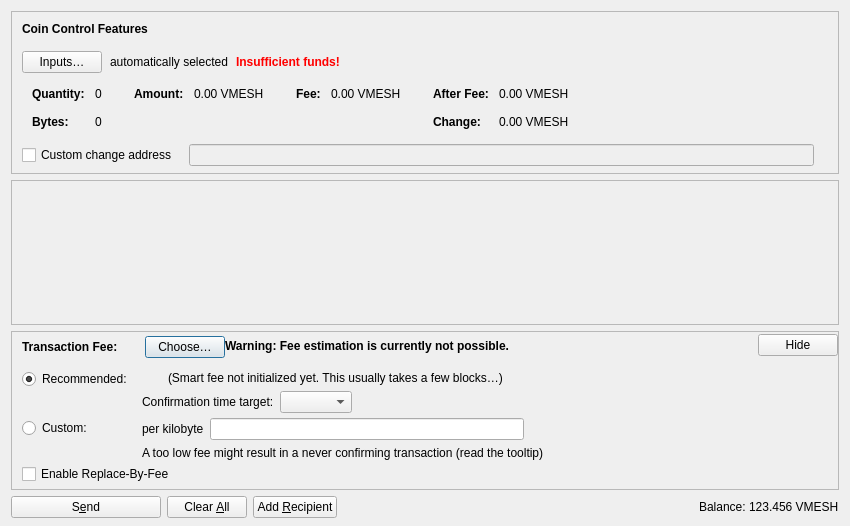
<?xml version="1.0" encoding="UTF-8"?>
<ui version="4.0">
 <class>SendCoinsDialog</class>
 <widget class="QDialog" name="SendCoinsDialog">
  <property name="geometry">
   <rect>
    <x>0</x>
    <y>0</y>
    <width>850</width>
    <height>526</height>
   </rect>
  </property>
  <property name="windowTitle">
   <string>Send Coins</string>
  </property>
  <layout class="QVBoxLayout" name="verticalLayout" stretch="0,1,0,0">
   <property name="bottomMargin">
    <number>8</number>
   </property>
   <item>
    <widget class="QFrame" name="frameCoinControl">
     <property name="sizePolicy">
      <sizepolicy hsizetype="Expanding" vsizetype="Expanding">
       <horstretch>0</horstretch>
       <verstretch>0</verstretch>
      </sizepolicy>
     </property>
     <property name="maximumSize">
      <size>
       <width>16777215</width>
       <height>16777215</height>
      </size>
     </property>
     <property name="frameShape">
      <enum>QFrame::StyledPanel</enum>
     </property>
     <property name="frameShadow">
      <enum>QFrame::Sunken</enum>
     </property>
     <layout class="QVBoxLayout" name="verticalLayoutCoinControl2">
      <property name="spacing">
       <number>0</number>
      </property>
      <property name="leftMargin">
       <number>0</number>
      </property>
      <property name="topMargin">
       <number>0</number>
      </property>
      <property name="rightMargin">
       <number>0</number>
      </property>
      <property name="bottomMargin">
       <number>6</number>
      </property>
      <item>
       <layout class="QVBoxLayout" name="verticalLayoutCoinControl" stretch="0,0,0,0,1">
        <property name="spacing">
         <number>0</number>
        </property>
        <property name="leftMargin">
         <number>10</number>
        </property>
        <property name="topMargin">
         <number>10</number>
        </property>
        <item>
         <layout class="QHBoxLayout" name="horizontalLayoutCoinControl1">
          <property name="bottomMargin">
           <number>15</number>
          </property>
          <item>
           <widget class="QLabel" name="labelCoinControlFeatures">
            <property name="sizePolicy">
             <sizepolicy hsizetype="Preferred" vsizetype="Maximum">
              <horstretch>0</horstretch>
              <verstretch>0</verstretch>
             </sizepolicy>
            </property>
            <property name="font">
             <font>
              <weight>75</weight>
              <bold>true</bold>
             </font>
            </property>
            <property name="styleSheet">
             <string notr="true">font-weight:bold;</string>
            </property>
            <property name="text">
             <string>Coin Control Features</string>
            </property>
           </widget>
          </item>
         </layout>
        </item>
        <item>
         <layout class="QHBoxLayout" name="horizontalLayoutCoinControl2" stretch="0,0,0,0">
          <property name="spacing">
           <number>8</number>
          </property>
          <property name="bottomMargin">
           <number>10</number>
          </property>
          <item>
           <widget class="QPushButton" name="pushButtonCoinControl">
            <property name="styleSheet">
             <string notr="true"/>
            </property>
            <property name="text">
             <string>Inputs…</string>
            </property>
            <property name="autoDefault">
             <bool>false</bool>
            </property>
           </widget>
          </item>
          <item>
           <widget class="QLabel" name="labelCoinControlAutomaticallySelected">
            <property name="text">
             <string>automatically selected</string>
            </property>
            <property name="margin">
             <number>5</number>
            </property>
           </widget>
          </item>
          <item>
           <widget class="QLabel" name="labelCoinControlInsuffFunds">
            <property name="font">
             <font>
              <weight>75</weight>
              <bold>true</bold>
             </font>
            </property>
            <property name="styleSheet">
             <string notr="true">color:red;font-weight:bold;</string>
            </property>
            <property name="text">
             <string>Insufficient funds!</string>
            </property>
            <property name="margin">
             <number>5</number>
            </property>
           </widget>
          </item>
          <item>
           <spacer name="horizontalSpacerCoinControl">
            <property name="orientation">
             <enum>Qt::Horizontal</enum>
            </property>
            <property name="sizeHint" stdset="0">
             <size>
              <width>40</width>
              <height>1</height>
             </size>
            </property>
           </spacer>
          </item>
         </layout>
        </item>
        <item>
         <widget class="QWidget" name="widgetCoinControl" native="true">
          <property name="sizePolicy">
           <sizepolicy hsizetype="Preferred" vsizetype="Preferred">
            <horstretch>0</horstretch>
            <verstretch>0</verstretch>
           </sizepolicy>
          </property>
          <property name="minimumSize">
           <size>
            <width>0</width>
            <height>0</height>
           </size>
          </property>
          <property name="styleSheet">
           <string notr="true"/>
          </property>
          <layout class="QHBoxLayout" name="horizontalLayoutCoinControl5">
           <property name="leftMargin">
            <number>0</number>
           </property>
           <property name="topMargin">
            <number>0</number>
           </property>
           <property name="rightMargin">
            <number>0</number>
           </property>
           <property name="bottomMargin">
            <number>0</number>
           </property>
           <item>
            <layout class="QHBoxLayout" name="horizontalLayoutCoinControl3" stretch="0,0,0,1">
             <property name="spacing">
              <number>20</number>
             </property>
             <property name="topMargin">
              <number>0</number>
             </property>
             <property name="bottomMargin">
              <number>10</number>
             </property>
             <item>
              <layout class="QFormLayout" name="formLayoutCoinControl1">
               <property name="labelAlignment">
                <set>Qt::AlignLeft|Qt::AlignVCenter</set>
               </property>
               <property name="horizontalSpacing">
                <number>10</number>
               </property>
               <property name="verticalSpacing">
                <number>14</number>
               </property>
               <property name="leftMargin">
                <number>10</number>
               </property>
               <property name="topMargin">
                <number>4</number>
               </property>
               <property name="rightMargin">
                <number>6</number>
               </property>
               <item row="0" column="0">
                <widget class="QLabel" name="labelCoinControlQuantityText">
                 <property name="font">
                  <font>
                   <weight>75</weight>
                   <bold>true</bold>
                  </font>
                 </property>
                 <property name="text">
                  <string>Quantity:</string>
                 </property>
                 <property name="margin">
                  <number>0</number>
                 </property>
                </widget>
               </item>
               <item row="0" column="1">
                <widget class="QLabel" name="labelCoinControlQuantity">
                 <property name="cursor">
                  <cursorShape>IBeamCursor</cursorShape>
                 </property>
                 <property name="contextMenuPolicy">
                  <enum>Qt::ActionsContextMenu</enum>
                 </property>
                 <property name="text">
                  <string notr="true">0</string>
                 </property>
                 <property name="margin">
                  <number>0</number>
                 </property>
                 <property name="textInteractionFlags">
                  <set>Qt::LinksAccessibleByMouse|Qt::TextSelectableByKeyboard|Qt::TextSelectableByMouse</set>
                 </property>
                </widget>
               </item>
               <item row="1" column="0">
                <widget class="QLabel" name="labelCoinControlBytesText">
                 <property name="font">
                  <font>
                   <weight>75</weight>
                   <bold>true</bold>
                  </font>
                 </property>
                 <property name="text">
                  <string>Bytes:</string>
                 </property>
                </widget>
               </item>
               <item row="1" column="1">
                <widget class="QLabel" name="labelCoinControlBytes">
                 <property name="cursor">
                  <cursorShape>IBeamCursor</cursorShape>
                 </property>
                 <property name="contextMenuPolicy">
                  <enum>Qt::ActionsContextMenu</enum>
                 </property>
                 <property name="text">
                  <string notr="true">0</string>
                 </property>
                 <property name="textInteractionFlags">
                  <set>Qt::LinksAccessibleByMouse|Qt::TextSelectableByKeyboard|Qt::TextSelectableByMouse</set>
                 </property>
                </widget>
               </item>
              </layout>
             </item>
             <item>
              <layout class="QFormLayout" name="formLayoutCoinControl2">
               <property name="horizontalSpacing">
                <number>10</number>
               </property>
               <property name="verticalSpacing">
                <number>14</number>
               </property>
               <property name="leftMargin">
                <number>6</number>
               </property>
               <property name="topMargin">
                <number>4</number>
               </property>
               <property name="rightMargin">
                <number>6</number>
               </property>
               <item row="0" column="0">
                <widget class="QLabel" name="labelCoinControlAmountText">
                 <property name="font">
                  <font>
                   <weight>75</weight>
                   <bold>true</bold>
                  </font>
                 </property>
                 <property name="text">
                  <string>Amount:</string>
                 </property>
                 <property name="margin">
                  <number>0</number>
                 </property>
                </widget>
               </item>
               <item row="0" column="1">
                <widget class="QLabel" name="labelCoinControlAmount">
                 <property name="cursor">
                  <cursorShape>IBeamCursor</cursorShape>
                 </property>
                 <property name="contextMenuPolicy">
                  <enum>Qt::ActionsContextMenu</enum>
                 </property>
                 <property name="text">
                  <string notr="true">0.00 VMESH</string>
                 </property>
                 <property name="textInteractionFlags">
                  <set>Qt::LinksAccessibleByMouse|Qt::TextSelectableByKeyboard|Qt::TextSelectableByMouse</set>
                 </property>
                </widget>
               </item>
              </layout>
             </item>
             <item>
              <layout class="QFormLayout" name="formLayoutCoinControl3">
               <property name="horizontalSpacing">
                <number>10</number>
               </property>
               <property name="verticalSpacing">
                <number>14</number>
               </property>
               <property name="leftMargin">
                <number>6</number>
               </property>
               <property name="topMargin">
                <number>4</number>
               </property>
               <property name="rightMargin">
                <number>6</number>
               </property>
               <item row="0" column="0">
                <widget class="QLabel" name="labelCoinControlFeeText">
                 <property name="font">
                  <font>
                   <weight>75</weight>
                   <bold>true</bold>
                  </font>
                 </property>
                 <property name="text">
                  <string>Fee:</string>
                 </property>
                 <property name="margin">
                  <number>0</number>
                 </property>
                </widget>
               </item>
               <item row="0" column="1">
                <widget class="QLabel" name="labelCoinControlFee">
                 <property name="cursor">
                  <cursorShape>IBeamCursor</cursorShape>
                 </property>
                 <property name="contextMenuPolicy">
                  <enum>Qt::ActionsContextMenu</enum>
                 </property>
                 <property name="text">
                  <string notr="true">0.00 VMESH</string>
                 </property>
                 <property name="textInteractionFlags">
                  <set>Qt::LinksAccessibleByMouse|Qt::TextSelectableByKeyboard|Qt::TextSelectableByMouse</set>
                 </property>
                </widget>
               </item>
              </layout>
             </item>
             <item>
              <layout class="QFormLayout" name="formLayoutCoinControl4">
               <property name="labelAlignment">
                <set>Qt::AlignLeft|Qt::AlignVCenter</set>
               </property>
               <property name="horizontalSpacing">
                <number>10</number>
               </property>
               <property name="verticalSpacing">
                <number>14</number>
               </property>
               <property name="leftMargin">
                <number>6</number>
               </property>
               <property name="topMargin">
                <number>4</number>
               </property>
               <property name="rightMargin">
                <number>6</number>
               </property>
               <item row="0" column="0">
                <widget class="QLabel" name="labelCoinControlAfterFeeText">
                 <property name="font">
                  <font>
                   <weight>75</weight>
                   <bold>true</bold>
                  </font>
                 </property>
                 <property name="text">
                  <string>After Fee:</string>
                 </property>
                 <property name="margin">
                  <number>0</number>
                 </property>
                </widget>
               </item>
               <item row="0" column="1">
                <widget class="QLabel" name="labelCoinControlAfterFee">
                 <property name="cursor">
                  <cursorShape>IBeamCursor</cursorShape>
                 </property>
                 <property name="contextMenuPolicy">
                  <enum>Qt::ActionsContextMenu</enum>
                 </property>
                 <property name="text">
                  <string notr="true">0.00 VMESH</string>
                 </property>
                 <property name="textInteractionFlags">
                  <set>Qt::LinksAccessibleByMouse|Qt::TextSelectableByKeyboard|Qt::TextSelectableByMouse</set>
                 </property>
                </widget>
               </item>
               <item row="1" column="0">
                <widget class="QLabel" name="labelCoinControlChangeText">
                 <property name="font">
                  <font>
                   <weight>75</weight>
                   <bold>true</bold>
                  </font>
                 </property>
                 <property name="text">
                  <string>Change:</string>
                 </property>
                </widget>
               </item>
               <item row="1" column="1">
                <widget class="QLabel" name="labelCoinControlChange">
                 <property name="cursor">
                  <cursorShape>IBeamCursor</cursorShape>
                 </property>
                 <property name="contextMenuPolicy">
                  <enum>Qt::ActionsContextMenu</enum>
                 </property>
                 <property name="text">
                  <string notr="true">0.00 VMESH</string>
                 </property>
                 <property name="textInteractionFlags">
                  <set>Qt::LinksAccessibleByMouse|Qt::TextSelectableByKeyboard|Qt::TextSelectableByMouse</set>
                 </property>
                </widget>
               </item>
              </layout>
             </item>
            </layout>
           </item>
          </layout>
         </widget>
        </item>
        <item>
         <layout class="QHBoxLayout" name="horizontalLayoutCoinControl4" stretch="0,0,0">
          <property name="spacing">
           <number>12</number>
          </property>
          <property name="sizeConstraint">
           <enum>QLayout::SetDefaultConstraint</enum>
          </property>
          <property name="topMargin">
           <number>5</number>
          </property>
          <property name="rightMargin">
           <number>5</number>
          </property>
          <item>
           <widget class="QCheckBox" name="checkBoxCoinControlChange">
            <property name="toolTip">
             <string>If this is activated, but the change address is empty or invalid, change will be sent to a newly generated address.</string>
            </property>
            <property name="text">
             <string>Custom change address</string>
            </property>
           </widget>
          </item>
          <item>
           <widget class="QValidatedLineEdit" name="lineEditCoinControlChange">
            <property name="enabled">
             <bool>false</bool>
            </property>
            <property name="sizePolicy">
             <sizepolicy hsizetype="Expanding" vsizetype="Fixed">
              <horstretch>0</horstretch>
              <verstretch>0</verstretch>
             </sizepolicy>
            </property>
           </widget>
          </item>
          <item>
           <widget class="QLabel" name="labelCoinControlChangeLabel">
            <property name="sizePolicy">
             <sizepolicy hsizetype="Preferred" vsizetype="Expanding">
              <horstretch>0</horstretch>
              <verstretch>0</verstretch>
             </sizepolicy>
            </property>
            <property name="minimumSize">
             <size>
              <width>0</width>
              <height>0</height>
             </size>
            </property>
            <property name="text">
             <string/>
            </property>
            <property name="margin">
             <number>3</number>
            </property>
           </widget>
          </item>
         </layout>
        </item>
        <item>
         <spacer name="verticalSpacerCoinControl">
          <property name="orientation">
           <enum>Qt::Vertical</enum>
          </property>
          <property name="sizeHint" stdset="0">
           <size>
            <width>800</width>
            <height>1</height>
           </size>
          </property>
         </spacer>
        </item>
       </layout>
      </item>
     </layout>
    </widget>
   </item>
   <item>
    <widget class="QScrollArea" name="scrollArea">
     <property name="widgetResizable">
      <bool>true</bool>
     </property>
     <widget class="QWidget" name="scrollAreaWidgetContents">
      <property name="geometry">
       <rect>
        <x>0</x>
        <y>0</y>
        <width>830</width>
        <height>104</height>
       </rect>
      </property>
      <layout class="QVBoxLayout" name="verticalLayout_2" stretch="0,1">
       <property name="leftMargin">
        <number>0</number>
       </property>
       <property name="topMargin">
        <number>0</number>
       </property>
       <property name="rightMargin">
        <number>0</number>
       </property>
       <property name="bottomMargin">
        <number>0</number>
       </property>
       <item>
        <layout class="QVBoxLayout" name="entries">
         <property name="spacing">
          <number>6</number>
         </property>
        </layout>
       </item>
       <item>
        <spacer name="verticalSpacer">
         <property name="orientation">
          <enum>Qt::Vertical</enum>
         </property>
         <property name="sizeHint" stdset="0">
          <size>
           <width>20</width>
           <height>40</height>
          </size>
         </property>
        </spacer>
       </item>
      </layout>
     </widget>
    </widget>
   </item>
   <item>
    <widget class="QFrame" name="frameFee">
     <property name="sizePolicy">
      <sizepolicy hsizetype="Expanding" vsizetype="Expanding">
       <horstretch>0</horstretch>
       <verstretch>0</verstretch>
      </sizepolicy>
     </property>
     <property name="maximumSize">
      <size>
       <width>16777215</width>
       <height>16777215</height>
      </size>
     </property>
     <property name="frameShape">
      <enum>QFrame::StyledPanel</enum>
     </property>
     <property name="frameShadow">
      <enum>QFrame::Sunken</enum>
     </property>
     <layout class="QVBoxLayout" name="verticalLayoutFee1">
      <property name="spacing">
       <number>0</number>
      </property>
      <property name="leftMargin">
       <number>0</number>
      </property>
      <property name="topMargin">
       <number>0</number>
      </property>
      <property name="rightMargin">
       <number>0</number>
      </property>
      <property name="bottomMargin">
       <number>0</number>
      </property>
      <item>
       <layout class="QVBoxLayout" name="verticalLayoutFee2" stretch="0,0,0">
        <property name="spacing">
         <number>0</number>
        </property>
        <property name="leftMargin">
         <number>10</number>
        </property>
        <property name="topMargin">
         <number>0</number>
        </property>
        <item>
         <layout class="QHBoxLayout" name="horizontalLayoutFee1">
          <property name="bottomMargin">
           <number>0</number>
          </property>
          <item>
           <layout class="QVBoxLayout" name="verticalLayoutFee7">
            <property name="spacing">
             <number>0</number>
            </property>
            <item>
             <spacer name="verticalSpacerSmartFee">
              <property name="orientation">
               <enum>Qt::Vertical</enum>
              </property>
              <property name="sizeType">
               <enum>QSizePolicy::Fixed</enum>
              </property>
              <property name="sizeHint" stdset="0">
               <size>
                <width>1</width>
                <height>4</height>
               </size>
              </property>
             </spacer>
            </item>
            <item>
             <layout class="QHBoxLayout" name="horizontalLayoutSmartFee">
              <property name="spacing">
               <number>10</number>
              </property>
              <item>
               <widget class="QLabel" name="labelFeeHeadline">
                <property name="sizePolicy">
                 <sizepolicy hsizetype="Preferred" vsizetype="Maximum">
                  <horstretch>0</horstretch>
                  <verstretch>0</verstretch>
                 </sizepolicy>
                </property>
                <property name="font">
                 <font>
                  <weight>75</weight>
                  <bold>true</bold>
                 </font>
                </property>
                <property name="styleSheet">
                 <string notr="true">font-weight:bold;</string>
                </property>
                <property name="text">
                 <string>Transaction Fee:</string>
                </property>
               </widget>
              </item>
              <item>
               <widget class="QLabel" name="labelFeeMinimized">
                <property name="text">
                 <string/>
                </property>
               </widget>
              </item>
              <item>
               <widget class="QPushButton" name="buttonChooseFee">
                <property name="text">
                 <string>Choose…</string>
                </property>
               </widget>
              </item>
             </layout>
            </item>
            <item>
             <spacer name="verticalSpacer_5">
              <property name="orientation">
               <enum>Qt::Vertical</enum>
              </property>
              <property name="sizeHint" stdset="0">
               <size>
                <width>1</width>
                <height>1</height>
               </size>
              </property>
             </spacer>
            </item>
           </layout>
          </item>
          <item>
           <widget class="QLabel" name="fallbackFeeWarningLabel">
            <property name="toolTip">
             <string>Using the fallbackfee can result in sending a transaction that will take several hours or days (or never) to confirm. Consider choosing your fee manually or wait until you have validated the complete chain.</string>
            </property>
            <property name="font">
            <font>
                <weight>75</weight>
                <bold>true</bold>
            </font>
            </property>
            <property name="text">
             <string>Warning: Fee estimation is currently not possible.</string>
            </property>
            <property name="wordWrap">
             <bool>false</bool>
            </property>
           </widget>
          </item>
          <item>
           <spacer name="horizontalSpacer_4">
            <property name="orientation">
             <enum>Qt::Horizontal</enum>
            </property>
            <property name="sizeType">
             <enum>QSizePolicy::MinimumExpanding</enum>
            </property>
            <property name="sizeHint" stdset="0">
             <size>
              <width>40</width>
              <height>20</height>
             </size>
            </property>
           </spacer>
          </item>
          <item>
           <widget class="QPushButton" name="buttonMinimizeFee">
            <property name="toolTip">
             <string>Hide transaction fee settings</string>
            </property>
            <property name="text">
             <string>Hide</string>
            </property>
           </widget>
          </item>
         </layout>
        </item>
        <item>
         <widget class="QFrame" name="frameFeeSelection">
          <layout class="QVBoxLayout" name="verticalLayoutFee12">
           <property name="spacing">
            <number>0</number>
           </property>
           <property name="leftMargin">
            <number>0</number>
           </property>
           <property name="topMargin">
            <number>0</number>
           </property>
           <property name="rightMargin">
            <number>0</number>
           </property>
           <property name="bottomMargin">
            <number>0</number>
           </property>
           <item>
            <layout class="QGridLayout" name="gridLayoutFee">
             <property name="topMargin">
              <number>10</number>
             </property>
             <property name="bottomMargin">
              <number>4</number>
             </property>
             <property name="horizontalSpacing">
              <number>10</number>
             </property>
             <property name="verticalSpacing">
              <number>4</number>
             </property>
             <item row="1" column="1">
              <layout class="QVBoxLayout" name="verticalLayoutFee8">
               <property name="spacing">
                <number>6</number>
               </property>
               <item>
                <layout class="QHBoxLayout" name="horizontalLayoutFee13">
                 <item>
                  <widget class="QLabel" name="labelCustomPerKilobyte">
                   <property name="toolTip">
                    <string>Specify a custom fee per kB (1,000 bytes) of the transaction's virtual size.

Note:  Since the fee is calculated on a per-byte basis, a fee rate of "100 satoshis per kvB" for a transaction size of 500 virtual bytes (half of 1 kvB) would ultimately yield a fee of only 50 satoshis.</string>
                   </property>
                   <property name="text">
                    <string>per kilobyte</string>
                   </property>
                  </widget>
                 </item>
                 <item>
                  <widget class="BitcoinAmountField" name="customFee"/>
                 </item>
                 <item>
                  <spacer name="horizontalSpacer_6">
                   <property name="orientation">
                    <enum>Qt::Horizontal</enum>
                   </property>
                   <property name="sizeHint" stdset="0">
                    <size>
                     <width>1</width>
                     <height>1</height>
                    </size>
                   </property>
                  </spacer>
                 </item>
                </layout>
               </item>
               <item>
                <layout class="QHBoxLayout" name="horizontalLayoutFee8">
                 <item>
                  <widget class="QLabel" name="labelCustomFeeWarning">
                   <property name="enabled">
                    <bool>true</bool>
                   </property>
                   <property name="toolTip">
                    <string>When there is less transaction volume than space in the blocks, miners as well as relaying nodes may enforce a minimum fee. Paying only this minimum fee is just fine, but be aware that this can result in a never confirming transaction once there is more demand for bitcoin transactions than the network can process.</string>
                   </property>
                   <property name="text">
                    <string>A too low fee might result in a never confirming transaction (read the tooltip)</string>
                   </property>
                  </widget>
                 </item>
                 <item>
                  <spacer name="horizontalSpacer_2">
                   <property name="orientation">
                    <enum>Qt::Horizontal</enum>
                   </property>
                   <property name="sizeHint" stdset="0">
                    <size>
                     <width>1</width>
                     <height>1</height>
                    </size>
                   </property>
                  </spacer>
                 </item>
                </layout>
               </item>
              </layout>
             </item>
             <item row="0" column="0">
              <layout class="QVBoxLayout" name="verticalLayoutFee4" stretch="0,1">
               <item>
                <widget class="QRadioButton" name="radioSmartFee">
                 <property name="text">
                  <string>Recommended:</string>
                 </property>
                 <property name="checked">
                  <bool>true</bool>
                 </property>
                 <attribute name="buttonGroup">
                  <string notr="true">groupFee</string>
                 </attribute>
                </widget>
               </item>
               <item>
                <spacer name="verticalSpacer_2">
                 <property name="orientation">
                  <enum>Qt::Vertical</enum>
                 </property>
                 <property name="sizeHint" stdset="0">
                  <size>
                   <width>1</width>
                   <height>1</height>
                  </size>
                 </property>
                </spacer>
               </item>
              </layout>
             </item>
             <item row="1" column="0">
              <layout class="QVBoxLayout" name="verticalLayoutFee9" stretch="0,1">
               <item>
                <widget class="QRadioButton" name="radioCustomFee">
                 <property name="text">
                  <string>Custom:</string>
                 </property>
                 <attribute name="buttonGroup">
                  <string notr="true">groupFee</string>
                 </attribute>
                </widget>
               </item>
               <item>
                <spacer name="verticalSpacer_6">
                 <property name="orientation">
                  <enum>Qt::Vertical</enum>
                 </property>
                 <property name="sizeHint" stdset="0">
                  <size>
                   <width>1</width>
                   <height>1</height>
                  </size>
                 </property>
                </spacer>
               </item>
              </layout>
             </item>
             <item row="0" column="1">
              <layout class="QVBoxLayout" name="verticalLayoutFee3" stretch="0,0,1">
               <property name="spacing">
                <number>6</number>
               </property>
               <property name="topMargin">
                <number>2</number>
               </property>
               <item>
                <layout class="QHBoxLayout" name="horizontalLayoutFee12">
                 <item>
                  <widget class="QLabel" name="labelSmartFee">
                   <property name="text">
                    <string/>
                   </property>
                  </widget>
                 </item>
                 <item>
                  <widget class="QLabel" name="labelFeeEstimation">
                   <property name="text">
                    <string/>
                   </property>
                  </widget>
                 </item>
                 <item>
                  <widget class="QLabel" name="labelSmartFee2">
                   <property name="text">
                    <string>(Smart fee not initialized yet. This usually takes a few blocks…)</string>
                   </property>
                  </widget>
                 </item>
                 <item>
                  <spacer name="horizontalSpacer_5">
                   <property name="orientation">
                    <enum>Qt::Horizontal</enum>
                   </property>
                   <property name="sizeHint" stdset="0">
                    <size>
                     <width>1</width>
                     <height>1</height>
                    </size>
                   </property>
                  </spacer>
                 </item>
                </layout>
               </item>
               <item>
                <layout class="QHBoxLayout" name="horizontalLayoutFee9">
                 <item>
                  <layout class="QVBoxLayout" name="verticalLayoutFee6">
                   <item>
                    <widget class="QLabel" name="labelSmartFee3">
                     <property name="text">
                      <string>Confirmation time target:</string>
                     </property>
                    </widget>
                   </item>
                  </layout>
                 </item>
                 <item>
                  <layout class="QVBoxLayout" name="verticalLayoutFee5">
                   <property name="rightMargin">
                    <number>30</number>
                   </property>
                   <item>
                    <layout class="QHBoxLayout" name="horizontalLayoutConfTarget">
                     <property name="bottomMargin">
                      <number>0</number>
                     </property>
                     <item>
                      <widget class="QComboBox" name="confTargetSelector"/>
                     </item>
                     <item>
                      <spacer name="horizontalSpacerConfTarget">
                       <property name="orientation">
                        <enum>Qt::Horizontal</enum>
                       </property>
                       <property name="sizeHint" stdset="0">
                        <size>
                         <width>40</width>
                         <height>20</height>
                        </size>
                       </property>
                      </spacer>
                     </item>
                    </layout>
                   </item>
                  </layout>
                 </item>
                </layout>
               </item>
               <item>
                <spacer name="verticalSpacer_4">
                 <property name="orientation">
                  <enum>Qt::Vertical</enum>
                 </property>
                 <property name="sizeHint" stdset="0">
                  <size>
                   <width>1</width>
                   <height>1</height>
                  </size>
                 </property>
                </spacer>
               </item>
              </layout>
             </item>
            </layout>
           </item>
           <item>
            <widget class="QCheckBox" name="optInRBF">
             <property name="text">
              <string>Enable Replace-By-Fee</string>
             </property>
             <property name="toolTip">
              <string>With Replace-By-Fee (BIP-125) you can increase a transaction's fee after it is sent. Without this, a higher fee may be recommended to compensate for increased transaction delay risk.</string>
             </property>
            </widget>
           </item>
          </layout>
         </widget>
        </item>
        <item>
         <spacer name="verticalSpacerFee">
          <property name="orientation">
           <enum>Qt::Vertical</enum>
          </property>
          <property name="sizeHint" stdset="0">
           <size>
            <width>40</width>
            <height>5</height>
           </size>
          </property>
         </spacer>
        </item>
       </layout>
      </item>
     </layout>
    </widget>
   </item>
   <item>
    <layout class="QHBoxLayout" name="horizontalLayout">
     <item>
      <widget class="QPushButton" name="sendButton">
       <property name="minimumSize">
        <size>
         <width>150</width>
         <height>0</height>
        </size>
       </property>
       <property name="toolTip">
        <string>Confirm the send action</string>
       </property>
       <property name="text">
        <string>S&amp;end</string>
       </property>
       <property name="icon">
        <iconset resource="../bitcoin.qrc">
         <normaloff>:/icons/send</normaloff>:/icons/send</iconset>
       </property>
       <property name="autoDefault">
        <bool>false</bool>
       </property>
       <property name="default">
        <bool>false</bool>
       </property>
      </widget>
     </item>
     <item>
      <widget class="QPushButton" name="clearButton">
       <property name="sizePolicy">
        <sizepolicy hsizetype="Minimum" vsizetype="Fixed">
         <horstretch>0</horstretch>
         <verstretch>0</verstretch>
        </sizepolicy>
       </property>
       <property name="toolTip">
        <string>Clear all fields of the form.</string>
       </property>
       <property name="text">
        <string>Clear &amp;All</string>
       </property>
       <property name="icon">
        <iconset resource="../bitcoin.qrc">
         <normaloff>:/icons/remove</normaloff>:/icons/remove</iconset>
       </property>
       <property name="autoDefault">
        <bool>false</bool>
       </property>
      </widget>
     </item>
     <item>
      <widget class="QPushButton" name="addButton">
       <property name="toolTip">
        <string>Send to multiple recipients at once</string>
       </property>
       <property name="text">
        <string>Add &amp;Recipient</string>
       </property>
       <property name="icon">
        <iconset resource="../bitcoin.qrc">
         <normaloff>:/icons/add</normaloff>:/icons/add</iconset>
       </property>
       <property name="autoDefault">
        <bool>false</bool>
       </property>
      </widget>
     </item>
     <item>
      <spacer name="horizontalSpacer">
       <property name="orientation">
        <enum>Qt::Horizontal</enum>
       </property>
       <property name="sizeHint" stdset="0">
        <size>
         <width>40</width>
         <height>20</height>
        </size>
       </property>
      </spacer>
     </item>
     <item>
      <layout class="QHBoxLayout" name="horizontalLayout_2">
       <property name="spacing">
        <number>3</number>
       </property>
       <item>
        <widget class="QLabel" name="labelBalanceName">
         <property name="sizePolicy">
          <sizepolicy hsizetype="Preferred" vsizetype="Fixed">
           <horstretch>0</horstretch>
           <verstretch>0</verstretch>
          </sizepolicy>
         </property>
         <property name="text">
          <string>Balance:</string>
         </property>
        </widget>
       </item>
       <item>
        <widget class="QLabel" name="labelBalance">
         <property name="sizePolicy">
          <sizepolicy hsizetype="Preferred" vsizetype="Fixed">
           <horstretch>0</horstretch>
           <verstretch>0</verstretch>
          </sizepolicy>
         </property>
         <property name="cursor">
          <cursorShape>IBeamCursor</cursorShape>
         </property>
         <property name="text">
          <string notr="true">123.456 VMESH</string>
         </property>
         <property name="textInteractionFlags">
          <set>Qt::LinksAccessibleByMouse|Qt::TextSelectableByKeyboard|Qt::TextSelectableByMouse</set>
         </property>
        </widget>
       </item>
      </layout>
     </item>
    </layout>
   </item>
  </layout>
 </widget>
 <customwidgets>
  <customwidget>
   <class>QValidatedLineEdit</class>
   <extends>QLineEdit</extends>
   <header>qt/qvalidatedlineedit.h</header>
  </customwidget>
  <customwidget>
   <class>BitcoinAmountField</class>
   <extends>QLineEdit</extends>
   <header>qt/bitcoinamountfield.h</header>
   <container>1</container>
  </customwidget>
 </customwidgets>
 <resources>
  <include location="../bitcoin.qrc"/>
 </resources>
 <connections/>
 <buttongroups>
  <buttongroup name="groupFee"/>
 </buttongroups>
</ui>
